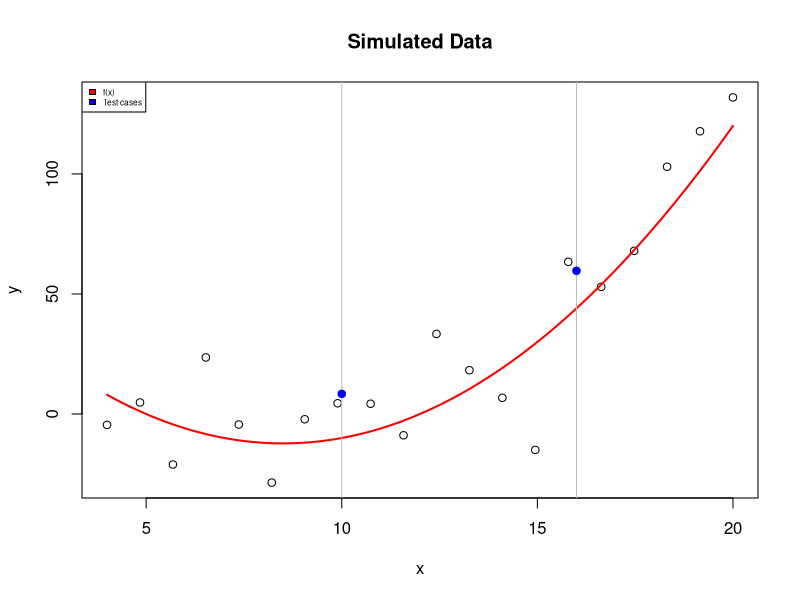
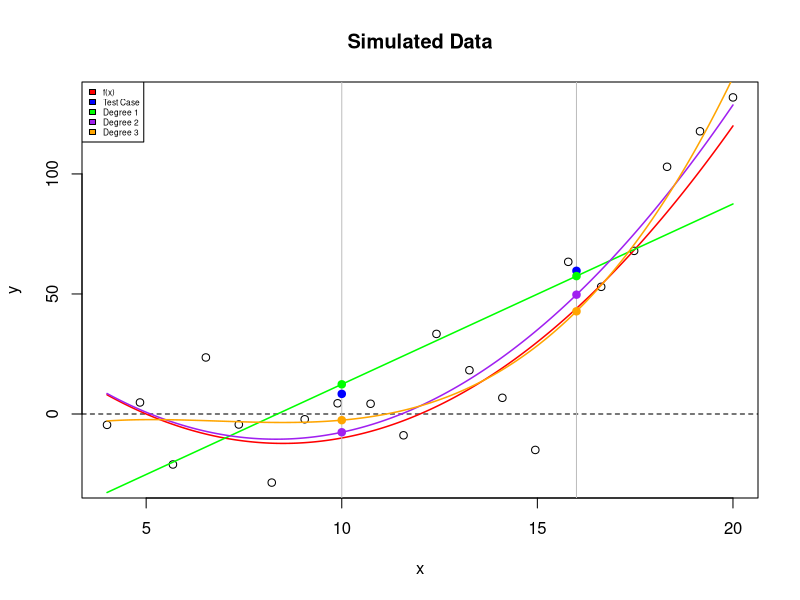
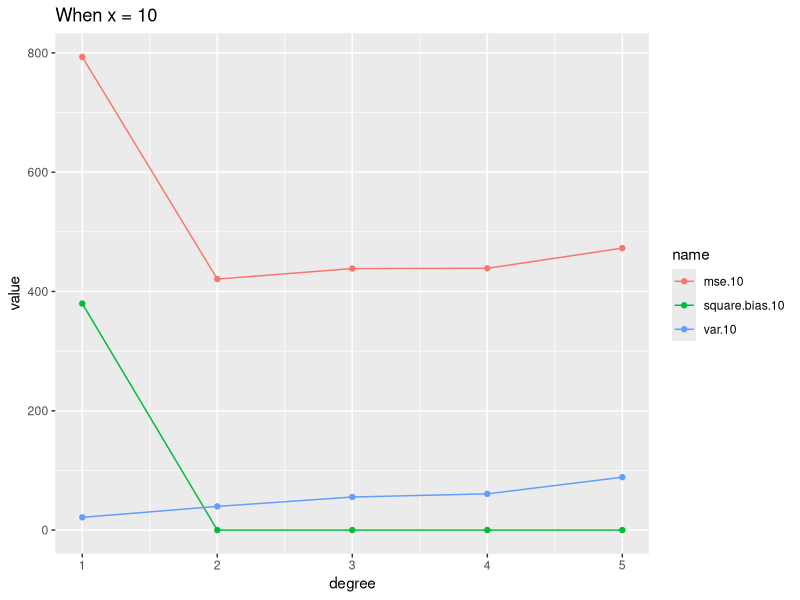
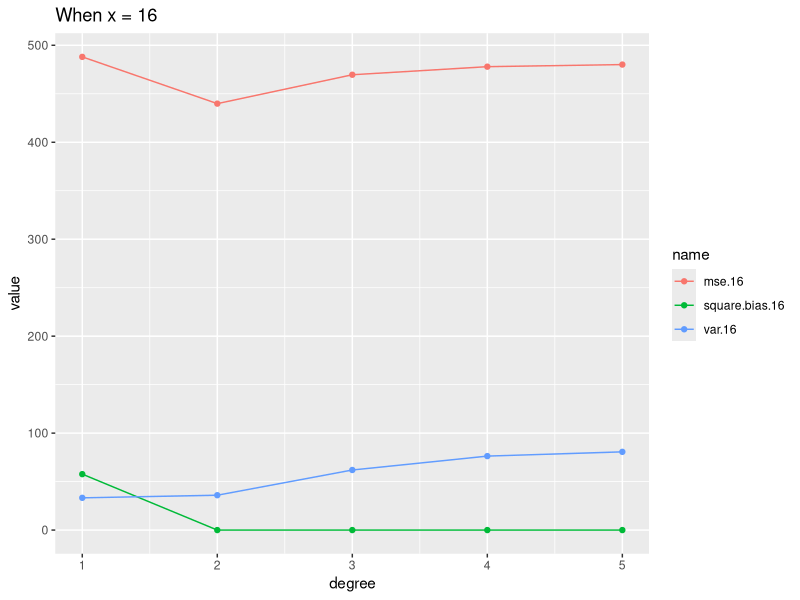

These figures' R source, in order:
## ---- chunk 1
true.f <- function(x) {
  f.out <- (x-5)*(x-12)
  return(f.out)
}
true.f(16)
## ---- chunk 2
sim.training <- function(x.test=c(16)
                         ) {
  # Hard-coded sample size and standard deviation 
  n <- 20
  sd.error <- 20
  
  # Training x vector
  x <- seq(4,20,length=n)
  
  # Simulate training Y based on f(x) and normal error
  y <- true.f(x)+rnorm(n,sd=sd.error)
  
  # Simulate test case 
  y.test <- true.f(x.test)+rnorm(length(x.test),sd=sd.error)
  
  # Return a list of two entries: 
    # 1) the dataframe data.train
    # 2) test respone vector y_0
  return(list(data.train=data.frame(x=x,y=y),
              y.test=y.test))
}
## ---- chunk 3
# Simulate data
set.seed(1)
x.test <- c(10,16)
sim.data.train <- sim.training(x.test=x.test)
head(sim.data.train$data.train,4)
sim.data.train$y.test

# Plot simulated data
x.plot <- seq(4,20,by=.01)
x <- sim.data.train$data.train$x
y <- sim.data.train$data.train$y
plot(x,y,main="Simulated Data")

# Plot f(x)
lines(x.plot,true.f(x.plot),lwd=2,col="red")

# Plot test cases
y.test <- sim.data.train$y.test
abline(v=x.test,col="grey")
points(x.test,y.test,pch=20,cex=1.5,col="blue")

# Legend
legend("topleft",legend=c("f(x)","Test cases"),fill=c("red","blue"),cex=.5)
## ---- chunk 4
predict.test.case <- function(degree,
                              data,
                              x.test) {

  # Train model 
  model <- lm(y~poly(x,degree=degree),data=data)
  # Predict test cases
  y.test.hat <- predict(model,newdata=data.frame(x=x.test))
  # Return y test case
  return(y.test.hat)
}
## ---- chunk 5
x.plot <- seq(4,20,by=.01)
x.test <- c(10,16)
# Predict for degree=1
y.pred.1 <- predict.test.case(degree=1,
                              data=sim.data.train$data.train,
                              x.test=x.test) 
y.plot.1 <- predict.test.case(degree=1,
                              data=sim.data.train$data.train,
                              x.test=x.plot) 
# Predict for degree=2
y.pred.2 <- predict.test.case(degree=2,
                              data=sim.data.train$data.train,
                              x.test=x.test) 
y.plot.2 <- predict.test.case(degree=2,
                              data=sim.data.train$data.train,
                              x.test=x.plot)
# Predict for degree=3
y.pred.3 <- predict.test.case(degree=3,
                              data=sim.data.train$data.train,
                              x.test=x.test) 
y.plot.3 <- predict.test.case(degree=3,
                              data=sim.data.train$data.train,
                              x.test=x.plot) 

# Plot simulated data
x <- sim.data.train$data.train$x
y <- sim.data.train$data.train$y
plot(x,y,main="Simulated Data")
abline(h=0,lty=2)

# Plot f(x)
lines(x.plot,true.f(x.plot),lwd=1.5,col="red")

# Plot the estimated curves
lines(x.plot,y.plot.1,lwd=1.5,col="green")
lines(x.plot,y.plot.2,lwd=1.5,col="purple")
lines(x.plot,y.plot.3,lwd=1.5,col="orange")

# Plot test cases
y.test <- sim.data.train$y.test
abline(v=x.test,col="grey")
points(x.test,y.test,pch=20,cex=1.5,col="blue")

# Plot estimated test cases
points(x.test,y.pred.1,pch=20,cex=1.5,col="green")
points(x.test,y.pred.2,pch=20,cex=1.5,col="purple")
points(x.test,y.pred.3,pch=20,cex=1.5,col="orange")

# Legend
legend("topleft",
       legend=c("f(x)","Test Case","Degree 1","Degree 2","Degree 3"),
       fill=c("red","blue","green","purple","orange"),
       cex=.5)
## ---- chunk 6
poly.predict <- function(degree.vec,
                          data,
                          x.test) {
  
  # Vectorize predict.test.case()
  pred <- sapply(degree.vec,
                 predict.test.case,
                 data=data,
                 x.test=x.test)
  
  # Name rows and columns
  rownames(pred)  <- paste("TestCase",1:length(x.test),sep="")
  colnames(pred)  <- paste("D",degree.vec,sep="")
  # Return
  return(pred)
}

# Test function poly.predict()
x.test <- c(10,16)  
poly.predict(degree.vec=1:4,
             data=sim.data.train$data.train,
             x.test=x.test)
## ---- chunk 7
R=1000
y.test.mat = matrix(nrow = 2, ncol = R)
mat.pred.1 = matrix(nrow = 5, ncol = R)
mat.pred.2 = matrix(nrow = 5, ncol = R)
for (i in 1:R){
  sim.data.train = sim.training(x.test)
  y.test.mat[,i] = t(sim.data.train$y.test)
  prediction = poly.predict(degree.vec=1:5,
                            data=sim.data.train$data.train,
                            x.test=x.test)
  mat.pred.1[,i] = t(prediction[1,])
  mat.pred.2[,i] = t(prediction[2,])
}
## ---- chunk 8
mse.10 = mean((y.test.mat[1,]-mat.pred.1[1,])^2)
mse.16 = mean((y.test.mat[2,]-mat.pred.2[1,])^2)
var.10 = var(mat.pred.1[1,])
var.16 = var(mat.pred.2[1,])
f = true.f(c(10,16))
square.bias.10 = (mean(mat.pred.1[1,])-f[1])^2
square.bias.16 = (mean(mat.pred.2[1,])-f[2])^2
for (i in 2:5){
  mse.10 = c(mse.10,mean((y.test.mat[1,]-mat.pred.1[i,])^2))
  mse.16 = c(mse.16,mean((y.test.mat[2,]-mat.pred.2[i,])^2))
  var.10 = c(var.10,var(mat.pred.1[i,]))
  var.16 = c(var.16,var(mat.pred.2[i,]))
  square.bias.10 = c(square.bias.10,(mean(mat.pred.1[i,])-f[1])^2)
  square.bias.16 = c(square.bias.16,(mean(mat.pred.2[i,])-f[2])^2)
}
mse.10 
var.10
square.bias.10
mse.16
var.16
square.bias.16
## ---- chunk 9
library(tidyverse)
value.10 = data.frame(degree=1:5,mse.10,var.10,square.bias.10)%>%
  pivot_longer(cols = 2:4)

g1 = ggplot(data = value.10,aes(x=degree,y=value,group=name))+
  geom_line(aes(color=name))+
  geom_point(aes(color=name))+
  labs(
    title = 'When x = 10',
    x = 'degree'
  )
g1
  



  
## ---- chunk 10
value.16 = data.frame(degree=1:5,mse.16,var.16,square.bias.16)%>%
  pivot_longer(cols = 2:4)

g2 = ggplot(data = value.16,aes(x=degree,y=value,group=name))+
  geom_line(aes(color=name))+
  geom_point(aes(color=name))+
  labs(
    title = 'When x = 16',
    x = 'degree'
  )
g2

